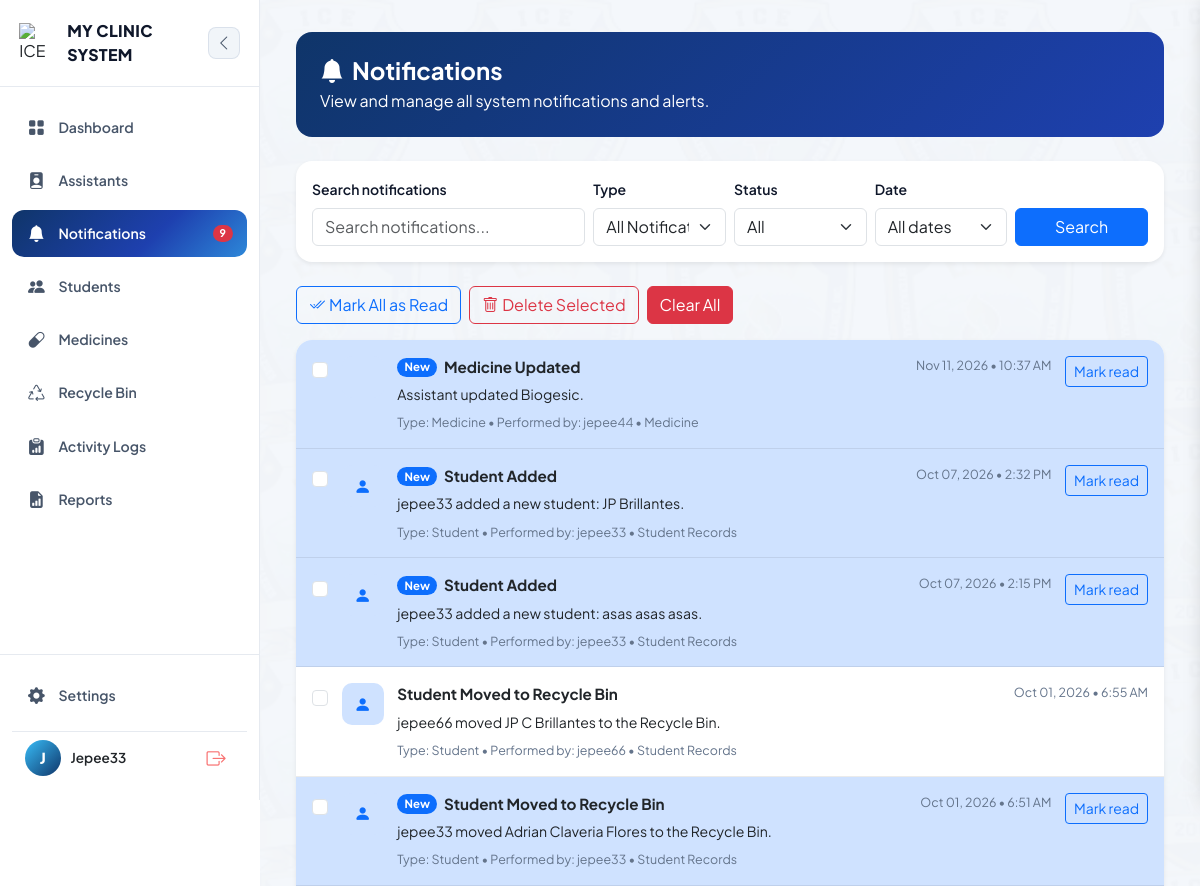
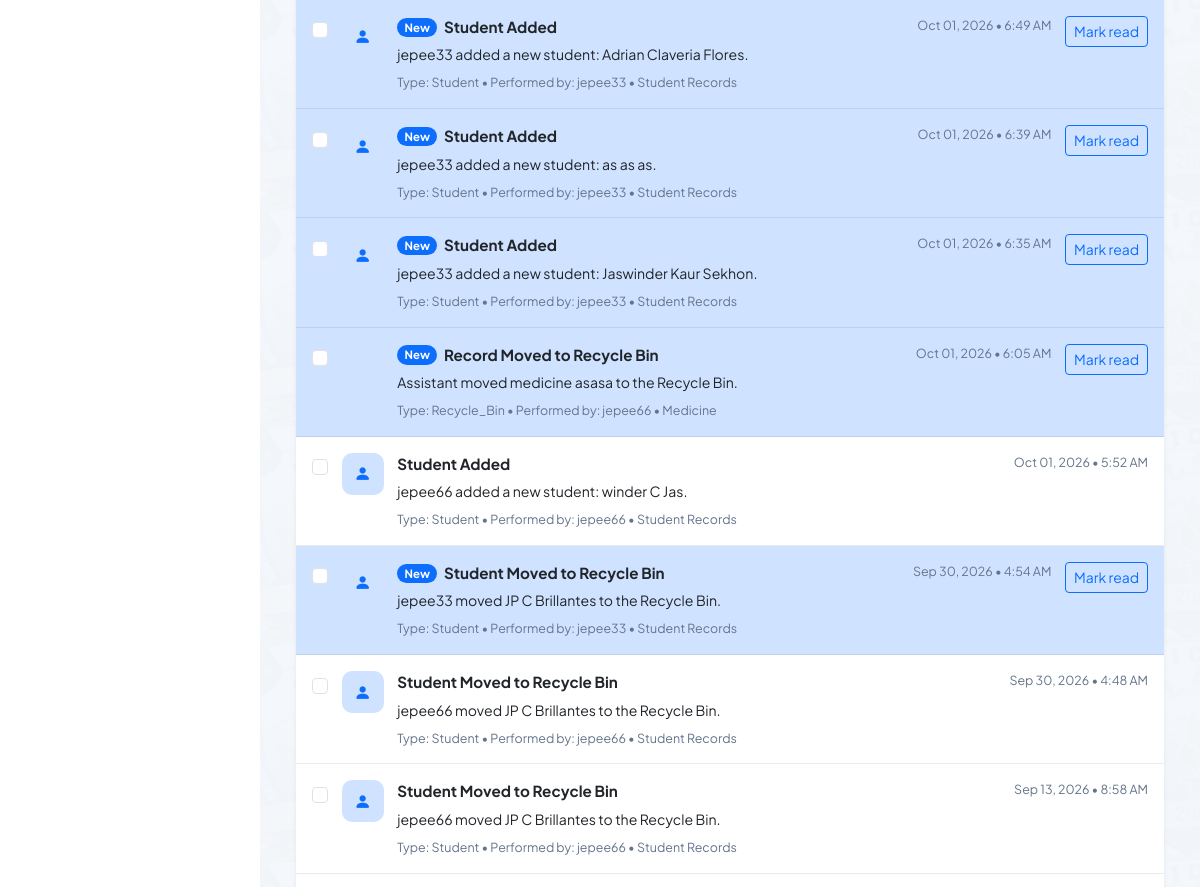
The app's page /notifications/ (signed in, upper part), older data (2 pictures, top to bottom).
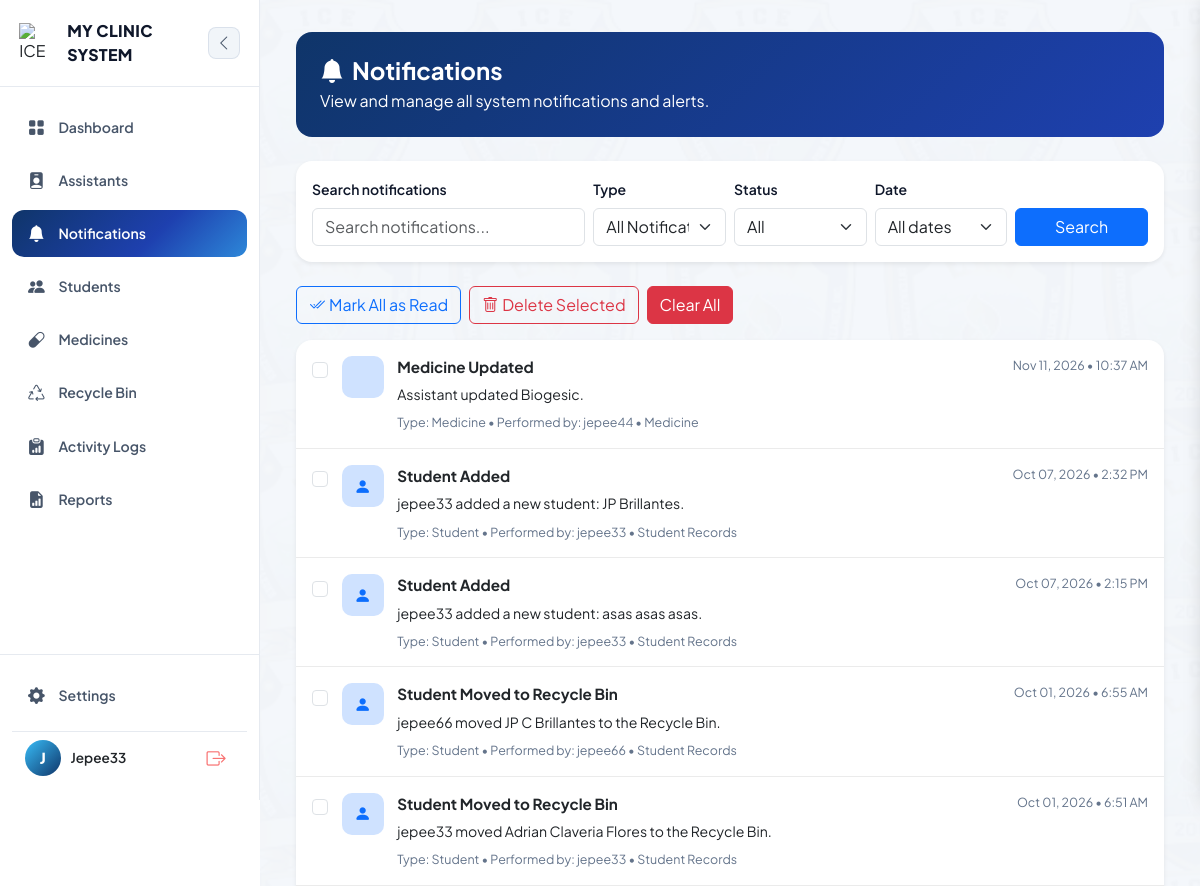
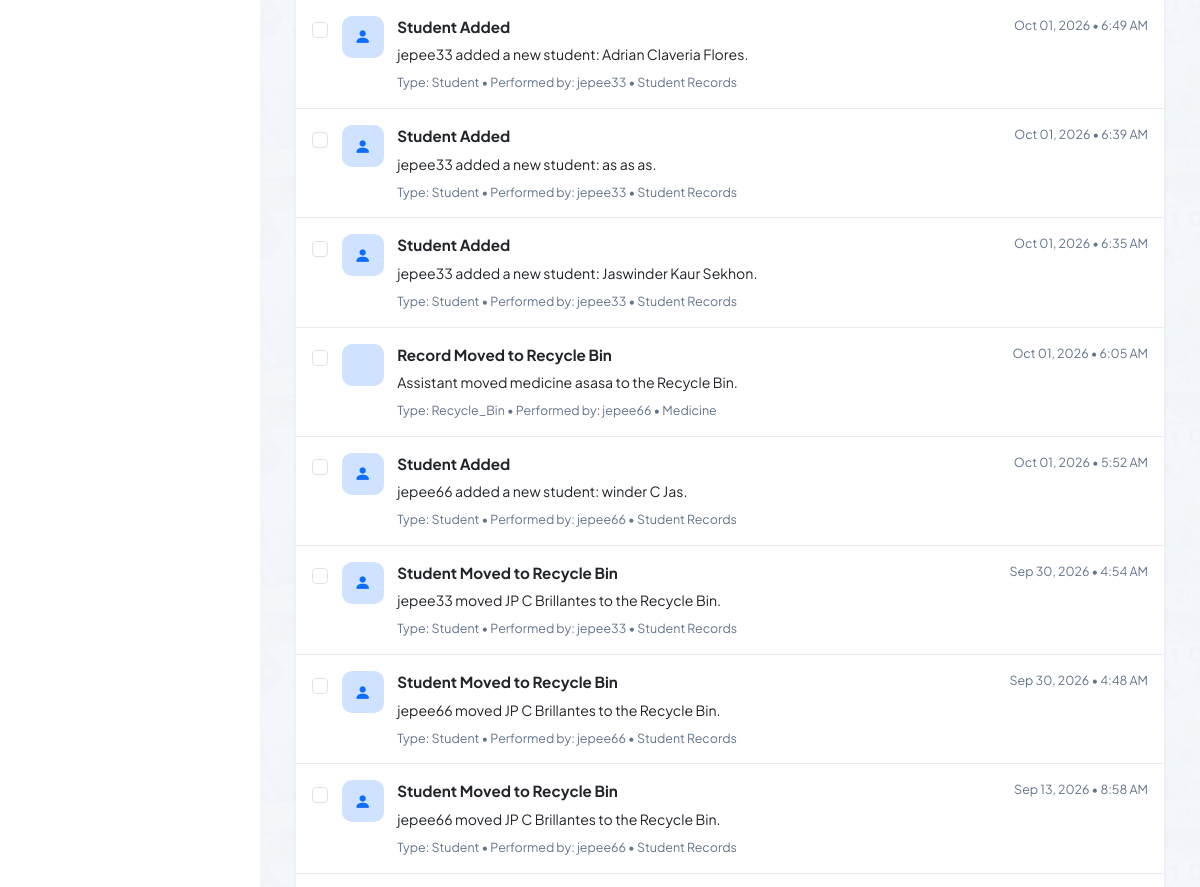
The same page, newer data (2 pictures, top to bottom).
### clinic/models.py (models this page shows, shortened)
class Notification(models.Model):
    recipient = models.ForeignKey(User, on_delete=models.CASCADE, related_name='clinic_notifications')
    triggered_by = models.ForeignKey(
        User, on_delete=models.SET_NULL, null=True, blank=True,
        related_name='triggered_clinic_notifications'
    )
    title = models.CharField(max_length=150, default='Notification')
    message = models.TextField()
    notification_type = models.CharField(max_length=30, default='system')
    module = models.CharField(max_length=50, blank=True)
    related_object_id = models.PositiveIntegerField(null=True, blank=True)
    created_at = models.DateTimeField(auto_now_add=True)
    is_read = models.BooleanField(default=False)
    class Meta:
        ordering = ['-created_at']

### clinic/views/notifications.py (the view)
# urls.py: path('notifications/', views.notification_list, name='notification_list'),
@login_required
def notification_list(request):
    query = request.GET.get('q', '').strip()
    notification_type = request.GET.get('type', '').strip().lower()
    status = request.GET.get('status', '').strip().lower()
    date_filter = request.GET.get('date', '').strip().lower()
    notifications = Notification.objects.filter(recipient=request.user).select_related('triggered_by')
    if query:
        notifications = notifications.filter(Q(title__icontains=query) | Q(message__icontains=query) | Q(module__icontains=query) | Q(triggered_by__username__icontains=query))
    if notification_type:
        notifications = notifications.filter(notification_type__iexact=notification_type)
    if status == 'unread':
        notifications = notifications.filter(is_read=False)
    elif status == 'read':
        notifications = notifications.filter(is_read=True)
    today = timezone.localdate()
    if date_filter == 'today':
        notifications = notifications.filter(created_at__date=today)
    elif date_filter == 'yesterday':
        notifications = notifications.filter(created_at__date=today - timedelta(days=1))
    elif date_filter == 'last7':
        notifications = notifications.filter(created_at__gte=timezone.now() - timedelta(days=7))
    elif date_filter == 'last30':
        notifications = notifications.filter(created_at__gte=timezone.now() - timedelta(days=30))
    return render(request, 'clinic/notifications.html', {
        'notifications': notifications, 'query': query, 'selected_type': notification_type,
        'selected_status': status, 'selected_date': date_filter,
    })

### clinic/models.py (called while the page is built)
    @property
    def is_low_stock(self):
        available = self.available_stock
        return 0 < available <= self.low_stock_threshold

    @property
    def available_stock(self):
        if not self.pk:
            return self.quantity_in_stock
        today = timezone.localdate()
        batch_stock = self.batches.filter(quantity_in_stock__gt=0).filter(
            Q(expiration_date__isnull=True) | Q(expiration_date__gte=today)
        ).aggregate(total=Sum("quantity_in_stock"))["total"]
        if batch_stock is not None:
            return batch_stock
        if self.batches.exists():
            return 0
        if self.expiration_date and self.expiration_date < today:
            return 0
        return self.quantity_in_stock

### clinic/templates/clinic/notifications.html (shortened to what the changed rows need)
{% extends 'clinic/base.html' %}
{% block content %}
<div class="container-fluid py-2">
    <section class="notif-hero p-4 rounded-4 text-white mb-4">
        <h1 class="fw-bold mb-1"><i class="bi bi-bell-fill me-2"></i>Notifications</h1>
    </section>
    <form id="notification-selection" method="post" action="{% url 'delete_selected_notifications' %}"
        class="card border-0 shadow-sm rounded-4 overflow-hidden">
        {% for notification in notifications %}
        <div class="notification-row {% if not notification.is_read %}bg-primary-subtle{% endif %}">
            <div class="notif-checkbox-wrap">
                <input class="form-check-input" type="checkbox" name="notification_ids" value="{{ notification.pk }}">
            </div>
            <div class="notif-row-icon bg-primary-subtle text-primary">
                <i class="bi bi-{% if notification.notification_type == 'medicine' %}capsule{% elif notification.notification_type == 'student' %}person{% elif notification.notification_type == 'recycle_bin' %}recycle{% elif notification.notification_type == 'assistant' %}person-badge{% else %}bell{% endif %}-fill"></i>
            </div>
            <div class="notif-row-body">
                <div class="notif-row-top">
                    <div class="notif-row-title">
                        {% if not notification.is_read %}<span class="badge rounded-pill text-bg-primary">New</span>{% endif %}
                        {{ notification.title }}
                    </div>
                    <div class="notif-row-time">{{ notification.created_at|date:'M d, Y • g:i A' }}</div>
                </div>
                <div class="notif-row-message">{{ notification.message }}</div>
                <div class="notif-row-meta">
                    Type: {{ notification.notification_type|title }}
                    {% if notification.triggered_by %} • Performed by: {{ notification.triggered_by.get_full_name|default:notification.triggered_by.username }}{% endif %}
                    {% if notification.module %} • {{ notification.module }}{% endif %}
                </div>
            </div>
            {% if not notification.is_read %}
            <div class="notif-row-action">
                <button class="btn btn-sm btn-outline-primary" type="submit"
                    formaction="{% url 'mark_notification_read' notification.pk %}">Mark read</button>
            </div>
            {% endif %}
        </div>
        {% empty %}
        <div class="text-center text-secondary p-5">
            <i class="bi bi-bell-slash fs-2 d-block mb-2"></i>No notifications match your filters.
        </div>
        {% endfor %}
    </form>
</div>
{% endblock %}

### clinic/templates/clinic/base.html (shortened to what the changed rows need)
{% load static %}
<!DOCTYPE html>
<html lang="en">
<head>
    <link href="https://cdn.jsdelivr.net/npm/bootstrap@5.3.0/dist/css/bootstrap.min.css" rel="stylesheet">
    <link rel="stylesheet" href="https://cdn.jsdelivr.net/npm/bootstrap-icons@1.11.0/font/bootstrap-icons.css">
</head>
<body class="bg-body text-body">
    <div style="display: flex; min-height: 100vh; width: 100%; position: relative;">
        <aside id="appSidebar">
            <div>
                <nav style="padding: 1rem 0.75rem;">
                    {% if user.is_authenticated and user.profile.role == 'admin' %}
                                        <button class="nav-item-link w-100 border-0 text-start {% if request.resolver_match.url_name == 'notification_list' %}active{% endif %}" type="button" id="notifBellBtn"
                        title="Notifications">
                    <i class="bi bi-bell-fill"></i><span>Notifications</span>
                    {% if nav_unread_notification_count %}
                    <span class="badge rounded-pill bg-danger ms-auto">
                        {% if nav_unread_notification_count > 99 %}99+{% else %}{{ nav_unread_notification_count }}{% endif %}
                    </span>
                    {% endif %}
                </button>
                {% endif %}
                </nav>
            </div>
        </aside>
        <div class="main-container">
            <main class="content-main"
                style="background-image: url(&quot;{% static 'clinic/img/studentbackground.png' %}&quot;); background-repeat: repeat; background-size: cover; background-attachment: fixed;">
                <div class="content-inner">
                    {% block content %}{% endblock %}
                </div>
            </main>
        </div>
    </div>
</body>
</html>

Row changes from the older to the newer data that the page shows:
changed Notification "Medicine Updated": no longer shows "New Mark read"
changed Notification "jepee33 added a new student: JP Brillantes.": no longer shows "New Mark read"
changed Notification "jepee33 added a new student: asas asas asas.": no longer shows "New Mark read"
changed Notification "jepee33 moved Adrian Claveria Flores to the Recycle Bin.": no longer shows "New Mark read"
changed Notification "jepee33 added a new student: Adrian Claveria Flores.": no longer shows "New Mark read"
changed Notification "jepee33 added a new student: as as as.": no longer shows "New Mark read"
changed Notification "jepee33 added a new student: Jaswinder Kaur Sekhon.": no longer shows "New Mark read"
changed Notification "Record Moved to Recycle Bin": no longer shows "New Mark read"
changed Notification "jepee33 moved JP C Brillantes to the Recycle Bin.": no longer shows "New Mark read"
Text that changed along with them:
{{ nav_unread_notification_count }}: "9" → (not shown)
